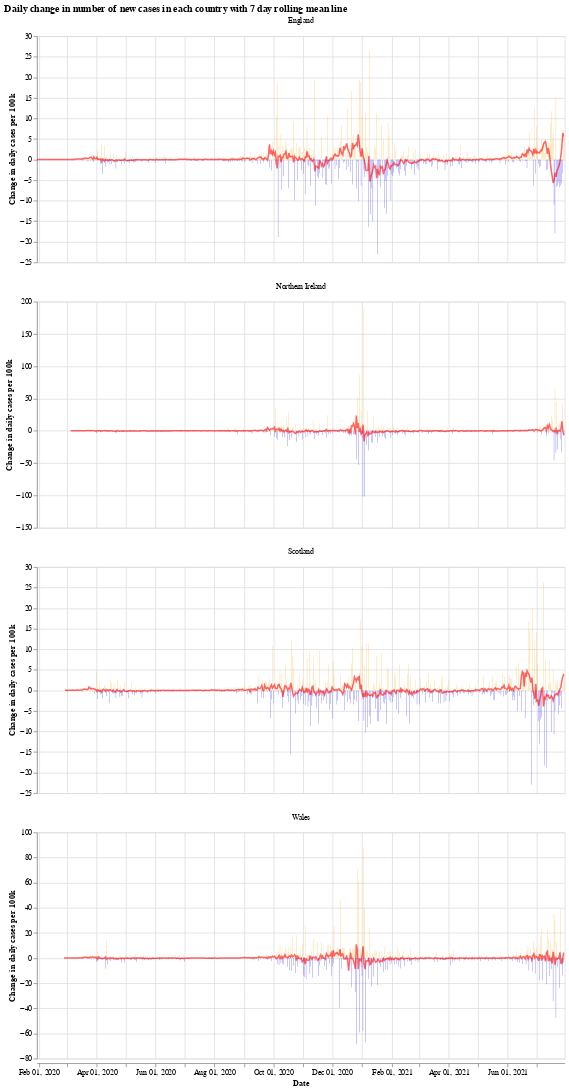

Source (notebook cell):
### Markdown cell above
We will use the Python library `Altair` for visualising the data, see the [altair docs](https://altair-viz.github.io/) for more information.

First we have a graph which shows the daily change in the number of new cases for each country. This number jumps up and down all over the place, which is likely due to delay in reporting of new cases over the weekend. Another interesting thing is that it looks like the daily cases in Wales experienced a much shorter period of calm over the summer (calm in the sense of daily cases not jumping up and down).

The orange bars are days when the number of new cases (per 100k population) was more than the previous day, while the blue are days when the number of new cases dropped. The red line is the 7 day moving average. 

When the moving average line is below 0, it means that there is a consistent drop in new cases. We can see this clearly happening around the times that lockdowns were introduced (though, to varying degrees). I will update the graphs soon with a marker of when each lockdown started.

### Code cell
# collapse
import altair as alt

bars = alt.Chart(uk_cases).mark_bar().encode(
    x=alt.X("yearmonthdate(date):T", axis=alt.Axis(title='Date')),
    y=alt.Y("casesChangeRate:Q", axis=alt.Axis(title='Change in daily cases per 100k')),
    tooltip='casesChange',
    color=alt.condition(
        alt.datum.casesChangeRate > 0,
        alt.value("orange"),  # The positive color
        alt.value("blue")  # The negative color
    )
).properties(title='Daily change in number of new cases with 7 day rolling mean',width=700).interactive()

line = alt.Chart(uk_cases).mark_line(
    color='red',
    size=2,
    opacity=0.6
).transform_window(
    rolling_mean='mean(casesChangeRate)',
    frame=[0, 7],
    groupby=['areaName']
).encode(
    x='yearmonthdate(date):T',
    y='rolling_mean:Q'
)

alt.layer(bars, line, data=uk_cases).facet(alt.Column(
    'areaName', title=''), columns=1).resolve_scale(y='independent').properties(title='Daily change in number of new cases in each country with 7 day rolling mean line')

### Figure 1 — Vega-Lite specification as saved in the notebook (floating-point values rounded to 4 significant figures; data arrays with more than 128 entries replaced by an {"elided": "..."} marker saying what was removed)
{"config": {"view": {"continuousWidth": 400, "continuousHeight": 300}}, "data": {"name": "data-d7c576af33e1e3ed62399cdf3ee2b3b8"}, "facet": {"type": "nominal", "field": "areaName", "title": ""}, "spec": {"layer": [{"mark": "bar", "encoding": {"color": {"condition": {"value": "orange", "test": "(datum.casesChangeRate > 0)"}, "value": "blue"}, "tooltip": {"type": "quantitative", "field": "casesChange"}, "x": {"type": "temporal", "axis": {"title": "Date"}, "field": "date", "timeUnit": "yearmonthdate"}, "y": {"type": "quantitative", "axis": {"title": "Change in daily cases per 100k"}, "field": "casesChangeRate"}}, "selection": {"selector001": {"type": "interval", "bind": "scales", "encodings": ["x", "y"]}}, "title": "Daily change in number of new cases with 7 day rolling mean", "width": 700}, {"mark": {"type": "line", "color": "red", "opacity": 0.6, "size": 2}, "encoding": {"x": {"type": "temporal", "field": "date", "timeUnit": "yearmonthdate"}, "y": {"type": "quantitative", "field": "rolling_mean"}}, "transform": [{"window": [{"op": "mean", "field": "casesChangeRate", "as": "rolling_mean"}], "frame": [0, 7], "groupby": ["areaName"]}]}]}, "columns": 1, "resolve": {"scale": {"y": "independent"}}, "title": "Daily change in number of new cases in each country with 7 day rolling mean line", "$schema": "https://vega.github.io/schema/vega-lite/v4.8.1.json", "datasets": {"data-d7c576af33e1e3ed62399cdf3ee2b3b8": {"elided": "2096 records"}}}
